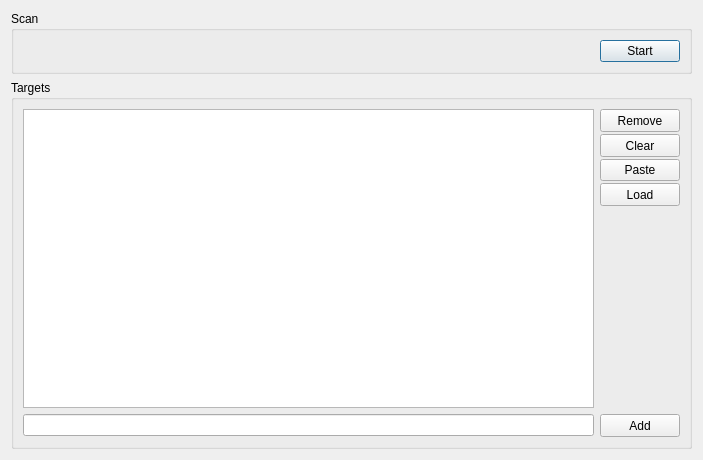
<?xml version="1.0" encoding="UTF-8"?>
<ui version="4.0">
 <class>MultipleTargetsDialog</class>
 <widget class="QDialog" name="MultipleTargetsDialog">
  <property name="geometry">
   <rect>
    <x>0</x>
    <y>0</y>
    <width>703</width>
    <height>460</height>
   </rect>
  </property>
  <property name="windowTitle">
   <string>Multiple Targets Scan</string>
  </property>
  <layout class="QVBoxLayout" name="verticalLayout_2">
   <item>
    <widget class="QGroupBox" name="groupBox">
     <property name="title">
      <string>Scan</string>
     </property>
     <layout class="QVBoxLayout" name="verticalLayout_3">
      <item>
       <layout class="QHBoxLayout" name="horizontalLayout">
        <item>
         <widget class="QLabel" name="label">
          <property name="sizePolicy">
           <sizepolicy hsizetype="Expanding" vsizetype="Preferred">
            <horstretch>0</horstretch>
            <verstretch>0</verstretch>
           </sizepolicy>
          </property>
          <property name="font">
           <font>
            <weight>75</weight>
            <bold>true</bold>
           </font>
          </property>
          <property name="text">
           <string/>
          </property>
         </widget>
        </item>
        <item>
         <widget class="QPushButton" name="buttonStart">
          <property name="text">
           <string>Start</string>
          </property>
         </widget>
        </item>
       </layout>
      </item>
     </layout>
    </widget>
   </item>
   <item>
    <widget class="QGroupBox" name="groupBox_2">
     <property name="title">
      <string>Targets</string>
     </property>
     <layout class="QVBoxLayout" name="verticalLayout_4">
      <item>
       <layout class="QHBoxLayout" name="horizontalLayout_3">
        <item>
         <widget class="QListView" name="listView">
          <property name="font">
           <font>
            <family>MS Shell Dlg 2</family>
            <pointsize>8</pointsize>
           </font>
          </property>
          <property name="focusPolicy">
           <enum>Qt::NoFocus</enum>
          </property>
          <property name="editTriggers">
           <set>QAbstractItemView::DoubleClicked|QAbstractItemView::EditKeyPressed</set>
          </property>
          <property name="alternatingRowColors">
           <bool>false</bool>
          </property>
          <property name="selectionMode">
           <enum>QAbstractItemView::ExtendedSelection</enum>
          </property>
          <property name="verticalScrollMode">
           <enum>QAbstractItemView::ScrollPerPixel</enum>
          </property>
          <property name="horizontalScrollMode">
           <enum>QAbstractItemView::ScrollPerPixel</enum>
          </property>
          <property name="selectionRectVisible">
           <bool>true</bool>
          </property>
         </widget>
        </item>
        <item>
         <layout class="QVBoxLayout" name="verticalLayout">
          <property name="spacing">
           <number>2</number>
          </property>
          <item>
           <widget class="QPushButton" name="buttonRemove">
            <property name="minimumSize">
             <size>
              <width>75</width>
              <height>23</height>
             </size>
            </property>
            <property name="text">
             <string>Remove</string>
            </property>
           </widget>
          </item>
          <item>
           <widget class="QPushButton" name="buttonClear">
            <property name="minimumSize">
             <size>
              <width>75</width>
              <height>23</height>
             </size>
            </property>
            <property name="text">
             <string>Clear</string>
            </property>
           </widget>
          </item>
          <item>
           <widget class="QPushButton" name="buttonPaste">
            <property name="text">
             <string>Paste</string>
            </property>
           </widget>
          </item>
          <item>
           <widget class="QPushButton" name="buttonLoad">
            <property name="minimumSize">
             <size>
              <width>75</width>
              <height>23</height>
             </size>
            </property>
            <property name="text">
             <string>Load</string>
            </property>
           </widget>
          </item>
          <item>
           <spacer name="verticalSpacer">
            <property name="orientation">
             <enum>Qt::Vertical</enum>
            </property>
            <property name="sizeHint" stdset="0">
             <size>
              <width>20</width>
              <height>40</height>
             </size>
            </property>
           </spacer>
          </item>
         </layout>
        </item>
       </layout>
      </item>
      <item>
       <layout class="QHBoxLayout" name="horizontalLayout_2">
        <item>
         <widget class="QLineEdit" name="lineEdit"/>
        </item>
        <item>
         <widget class="QPushButton" name="buttonAdd">
          <property name="minimumSize">
           <size>
            <width>75</width>
            <height>23</height>
           </size>
          </property>
          <property name="text">
           <string>Add</string>
          </property>
         </widget>
        </item>
       </layout>
      </item>
     </layout>
    </widget>
   </item>
  </layout>
 </widget>
 <resources/>
 <connections/>
</ui>
